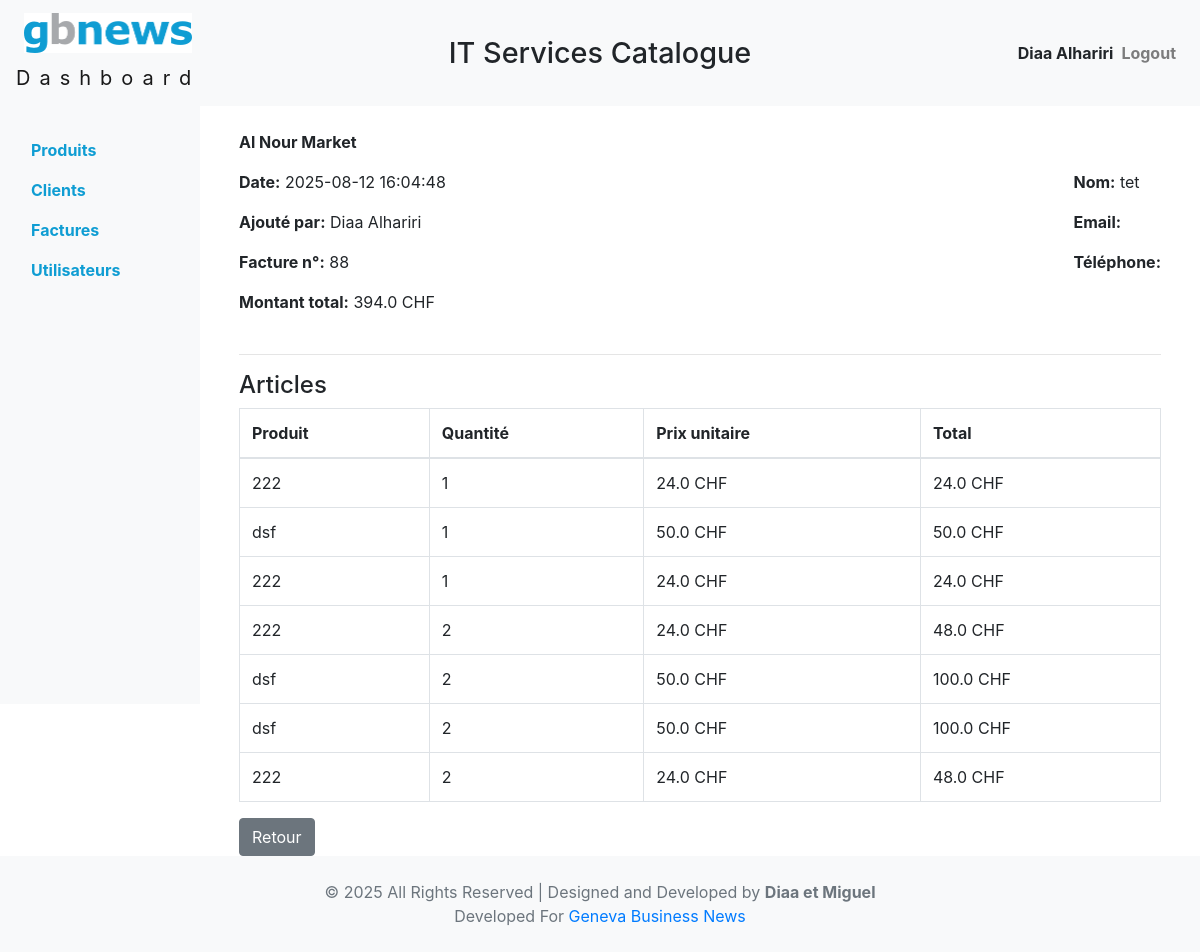
Page /invoices/2 (signed in) on the committed database.
### tables this page shows
CREATE TABLE invoices (
            id INTEGER PRIMARY KEY AUTOINCREMENT,
            client_name TEXT,
            invoice_date TEXT,
            invoice_number TEXT UNIQUE,
            added_by TEXT,
            total_amount REAL
        );

CREATE TABLE invoice_items (
            id INTEGER PRIMARY KEY AUTOINCREMENT,
            invoice_id INTEGER,
            product_name TEXT,
            quantity INTEGER,
            unit_price REAL,
            line_total REAL,
            FOREIGN KEY (invoice_id) REFERENCES invoices(id)
        );

### routes/pages/invoices.py (the view)
@invoices_bp.route('/<int:invoice_id>')
@authenticated
def invoice_detail(invoice_id):
    conn = get_db_connection()
    invoice = conn.execute("SELECT * FROM invoices WHERE id = ?", (invoice_id,)).fetchone()
    items = conn.execute("SELECT * FROM invoice_items WHERE invoice_id = ?", (invoice_id,)).fetchall()
    conn.close()
    if not invoice:
        flash("Invoice not found.", "danger")
        return redirect(url_for('invoices.invoices_list'))
    return render_template('sections/invoice_detail.html', invoice=invoice, items=items, user=session['user'])

### app.py (called while the page is built)
@app.context_processor
def inject_date_info():
    current_year = datetime.now().year
    full_current_date = datetime.now().strftime("%B %d, %Y")
    return {
        'current_year': current_year,
        'full_current_date': full_current_date
    }

### data/database.py (called while the page is built)
def get_db_connection():
    print("Database path:", DB_PATH)
    conn = sqlite3.connect(DB_PATH)
    conn.row_factory = sqlite3.Row
    return conn

### routes/pages/invoices.py (called while the page is built)
def authenticated(f):
    @wraps(f)
    def wrapper(*args, **kwargs):
        if 'user' not in session:
            flash("Please log in to continue.", "warning")
            return redirect(url_for('login'))
        return f(*args, **kwargs)
    return wrapper

### templates/sections/invoice_detail.html
{% extends "base.html" %}
{% block content %}
<div class="container">
    <div class="d-flex justify-content-between align-items-center mb-4">
        <div class="invoice-detail">
            <p><strong>Al Nour Market</strong></p>
            <p><strong>Date:</strong> {{ invoice.invoice_date }}</p>
            <p><strong>Ajouté par:</strong> {{ invoice.added_by }}</p>
            <p><strong>Facture n°:</strong> {{ invoice.invoice_number }}</p>
            <p><strong>Montant total:</strong> {{ invoice.total_amount }} CHF</p>
        </div>
        <div class="invoice-client-detail">
            <p><strong>Nom:</strong> {{ invoice.client_name }}</p>
            <p><strong>Email:</strong> {{ invoice.client_email }}</p>
            <p><strong>Téléphone:</strong> {{ invoice.client_phone }}</p>
        </div>
    </div>
    <hr>
    <h4>Articles</h4>
    <table class="table table-bordered">
        <thead>
            <tr>
                <th>Produit</th>
                <th>Quantité</th>
                <th>Prix unitaire</th>
                <th>Total</th>
            </tr>
        </thead>
        <tbody>
            {% for item in items %}
            <tr>
                <td>{{ item.product_name }}</td>
                <td>{{ item.quantity }}</td>
                <td>{{ item.unit_price }} CHF</td>
                <td>{{ item.line_total }} CHF</td>
            </tr>
            {% endfor %}
        </tbody>
    </table>
    <a href="{{ url_for('invoices.invoices_list') }}" class="btn btn-secondary">Retour</a>
</div>
{% endblock %}

### templates/base.html (shortened to what this page needs)
<!DOCTYPE html>
<html lang="en">
<head>
    <link href="https://stackpath.bootstrapcdn.com/bootstrap/4.3.1/css/bootstrap.min.css" rel="stylesheet">
    <link rel="stylesheet" href="{{ url_for('static', filename='css/style.css') }}">
    <link rel="stylesheet" href="https://cdnjs.cloudflare.com/ajax/libs/font-awesome/5.15.4/css/all.min.css">
</head>
<body class="page-body">
    <nav class="navbar navbar-expand-lg navbar-light bg-light">
        <div class="logo-and-dashboard">
            <div class="logo-container">
                <a class="navbar-brand d-flex align-items-center" href="{{ url_for('dashboard') }}">
                    <img src="{{ url_for('static', filename='images/logo.png') }}" alt="Logo" style="height:40px;">
                </a>
            </div>
            <div class="dashboard-link">
                <a class="navbar-brand" href="{{ url_for('dashboard') }}">Dashboard</a>
            </div>
        </div>
        <div class="mx-auto text-center position-absolute w-100" style="left: 0; right: 0; top: 50%; transform: translateY(-50%); pointer-events: none;">
            <h1 class="mb-0" style="font-size: 1.8rem;">IT Services Catalogue</h1>
        </div>
        <div class="navbar-collapse collapse justify-content-end order-lg-1 order-1">
            {% if session.get('user') %}
                <div class="user-info">
                    <p class="text-center mb-0">{{ user['username'] }}</p>
                </div>
            {% endif %}
            <ul class="navbar-nav">
                {% if session.get('user') %}
                    <li class="nav-item">
                        <a class="nav-link" href="{{ url_for('logout') }}">Logout</a>
                    </li>
                {% endif %}
            </ul>
        </div>
    </nav>
    <div class="content-wrapper container-fluid">
        <div class="row">
            {% if session.get('user') %}
            <nav class="col-md-3 col-lg-2 d-md-block bg-light sidebar py-4">
                <div class="sidebar-sticky">
                    <ul class="nav flex-column">
                        <li class="nav-item">
                            <a class="nav-link" href="{{ url_for('products.products_index') }}">Produits</a>
                        </li>
                        <li class="nav-item">
                            <a class="nav-link" href="{{ url_for('clients.clients_index') }}">Clients</a>
                        </li>
                        <li class="nav-item">
                            <a class="nav-link" href="{{ url_for('invoices.invoices_list') }}">Factures</a>
                        </li>
                        <li class="nav-item">
                            <a class="nav-link" href="{{ url_for('users.users_index') }}">Utilisateurs</a>
                        </li>
                    </ul>
                </div>
            </nav>
            {% endif %}
            <main role="main" class="col-md-9 ml-sm-auto col-lg-10 px-4 mt-4">
                {% block content %}{% endblock %}
            </main>
        </div>
    </div>
    {% include 'footer.html' %}
</body>
</html>

### templates/footer.html
<footer class="bg-light text-center text-lg-start">
    <div class="container p-4">
        <p class="text-muted mb-0">
            &copy; {{ current_year }} All Rights Reserved | Designed and Developed by <strong> Diaa et Miguel</strong> <br>
            Developed For <a href="https://gbnews.ch/" target="_blank" rel="noopener noreferrer">Geneva Business News</a>
        </p>
    </div>
</footer>

### static/css/style.css (style rules this page uses)
html, body { height: 100%; margin: 0; }
.page-body { display: flex; flex-direction: column; min-height: 100vh; }
.content-wrapper { flex: 1; }
footer { margin-top: auto; }
.dashboard-link { letter-spacing: 9px; }
.sidebar { position: sticky; height: calc(100vh - 202px); overflow-y: auto; }
.user-info { font-weight: bold; }
.sub-nav .nav-tabs .nav-link, .nav-link { color: #0f9dd3; font-weight: bold; }
.logo-container a { justify-content: center !important; }

### rows in the picture
invoices: username "Diaa Alhariri", invoice_date "2025-08-12 16:04:48", added_by "Diaa Alhariri", invoice_number "88", total_amount "394.0", client_name "tet"
invoice_items: product_name "222", quantity "1", unit_price "24.0", line_total "24.0"
invoice_items: product_name "dsf", quantity "1", unit_price "50.0", line_total "50.0"
invoice_items: product_name "222", quantity "1", unit_price "24.0", line_total "24.0"
invoice_items: product_name "222", quantity "2", unit_price "24.0", line_total "48.0"
invoice_items: product_name "dsf", quantity "2", unit_price "50.0", line_total "100.0"
invoice_items: product_name "dsf", quantity "2", unit_price "50.0", line_total "100.0"
invoice_items: product_name "222", quantity "2", unit_price "24.0", line_total "48.0"
